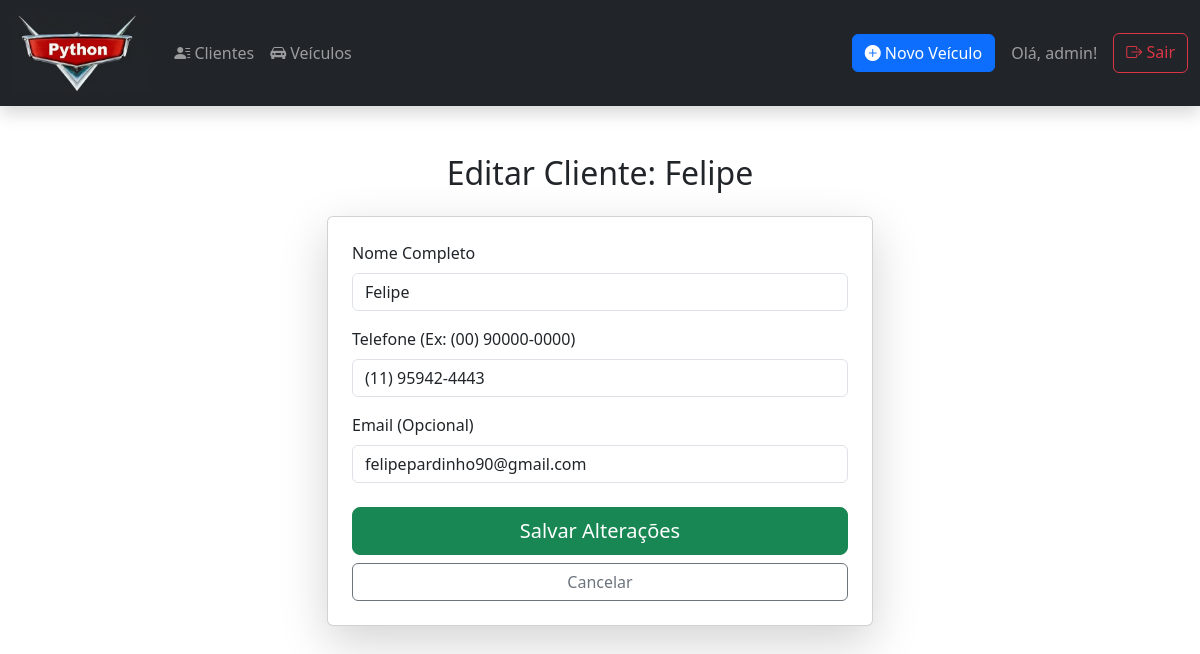
/clients/1/edit (signed in), run on the app's committed database.
### app/database_models.py (models this page shows)
class Client(Base):
    __tablename__ = "clients"
    id = Column(Integer, primary_key=True, autoincrement=True)
    name = Column(String(255), nullable=False, index=True)
    phone = Column(String(50))
    email = Column(String(255), unique=True, index=True)
    vehicles = relationship("Vehicle", back_populates="owner", cascade="all, delete-orphan")

### app/routers/clients.py (the view)
@router.get("/{client_id}/edit", name="edit_client_form")
def edit_client_form(request: Request, client_id: int):
    username = get_current_user(request)
    db = SessionLocal()
    try:
        client = db.query(Client).filter(Client.id == client_id).first()
        if not client:
            raise HTTPException(status_code=404, detail="Cliente não encontrado")
    finally:
        db.close()
    return templates.TemplateResponse(
        "clients/edit.html",
        {
            "request": request,
            "client": client,
            "title": f"Editar Cliente: {client.name}",
            "username": username
        }
    )

### app/templates/clients/edit.html (shortened to what this page needs)
{% extends "base.html" %}
{% block content %}
<div class="container mt-4">
    <div class="row justify-content-center">
        <div class="col-md-8 col-lg-6">
            <h2 class="mb-4 text-center">{{ title }}</h2>
            <div class="card shadow-lg p-4">
                <form method="POST" action="{{ url_for('update_client', client_id=client.id) }}">
                    <div class="mb-3">
                        <label for="name" class="form-label">Nome Completo</label>
                        <input type="text" class="form-control" id="name" name="name" value="{{ client.name }}" required>
                    </div>
                    <div class="mb-3">
                        <label for="phone" class="form-label">Telefone (Ex: (00) 90000-0000)</label>
                        <input type="text" class="form-control" id="phone" name="phone" value="{{ client.phone }}" required>
                    </div>
                    <div class="mb-4">
                        <label for="email" class="form-label">Email (Opcional)</label>
                        <input type="email" class="form-control" id="email" name="email" value="{{ client.email or '' }}">
                    </div>
                    <div class="d-grid gap-2">
                        <button type="submit" class="btn btn-success btn-lg">Salvar Alterações</button>
                        <a href="{{ url_for('show_client', client_id=client.id) }}" class="btn btn-outline-secondary">Cancelar</a>
                    </div>
                </form>
            </div>
        </div>
    </div>
</div>
{% endblock %}

### data on the page
Client: name "Felipe", phone "(11) 95942-4443", email "felipepardinho90@gmail.com"

### other printed values
{{ username }} "admin"
{{ title }} "Editar Cliente: Felipe"
